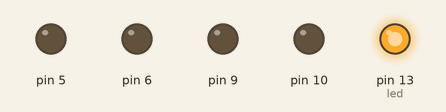
The sketch below on a simulated Arduino Leonardo, built for the host (arithmetic inside an expression is 32-bit, double 64-bit). On the bench: output pins drawn as LEDs (lit = HIGH).

Above: at 0.1 s.
At 31.75 s:
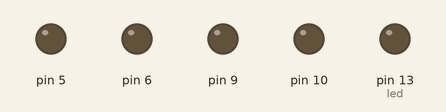
Timing chart, 0 to 34.3 s (numbered marks = the images above):
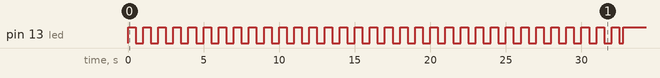

Measured:
- by itself, pin 13 (led): goes 32 × (HIGH 0.50 s, LOW 0.50 s), HIGH 0.50 s, LOW 0.27 s, then HIGH
- by itself, everything shown: repeats every 6.0 s, in 12 steps

The sketch:

practice3.ino
```cpp
///////////////////////////// 선언 및초기화
#define PI 3.141592

int led = 13;
double t_prev;
double t_now;
double dt;
int CNT = 0;

int inputDeg = 0;

int inputDeg2 = 0;

double th_init = 0;
double final = 0;
double th_ref = 0;
double t = 0;


///////////////////////// 타이머 사용을 위한 레지스터 선언 및 기타

void setup() {
  pinMode(led, OUTPUT);
  pinMode(5, OUTPUT);
  pinMode(6, OUTPUT);

  Serial.begin(9600);

  noInterrupts();
  TIME_INTERRUPT_REGISTER();
  interrupts();

  Timer3_init(); // setup timer 3
  Timer4_init(); // setup timer 4

  t_prev = micros();
}

void loop() {
  if(Serial.available() > 0) // 시리얼 모니터에서 new line 이면 문자열을 보내고 줄바꿈을 보낸다. no line ending으로
  {
    inputDeg = Serial.parseInt(); // 문자열을 정수로 변환
//    inputDeg2 = Serial.parseInt();
  t = 0;
  th_init = inputDeg;


  }

//    Serial.println(inputDeg);
//    Serial.println(inputDeg2);
}

/////////////////// 레지스터에서 설정한 주기마다(1ms) 타이머 인터럽트 실행
ISR(TIMER1_COMPA_vect){
  t_now = micros();
  dt = (t_now - t_prev);
  t_prev = t_now;

  if(CNT % 1000 < 500)
    digitalWrite(led, HIGH);
  else
    digitalWrite(led, LOW);

  CNT++;
  t+=0.001;


  if(t<10){ th_ref = func_1_cos(t, th_init, inputDeg, 10); servoOut1(th_ref); }

//  servoOut1(inputDeg);
//  servoOut2(inputDeg2);
}

///////////////////////////////// 레지스터 설정
void TIME_INTERRUPT_REGISTER(){
  TCCR1A = 0;
  TCCR1B = 0;
  TCCR1B |= (1<< WGM12);
  TCCR1B |= (0 << CS12) | (0 << CS11) | (1<< CS10);
  TCNT1 = 0;
  OCR1A = 16000-1;
  TIMSK1 |= (1 << OCIE1A);
}

void Timer3_init()
{
 DDRB |= 0b01100000;
 TCCR3A = 0b10100010;
 TCCR3B = 0b00011010;
 ICR3 = 39999;
 OCR3A = 999;// 999가 0도, 2999가 90도, 4999가 180도, 그 이상은 안돌아감.
}

void Timer4_init()
{
 DDRB |= 0b01100000;
 TCCR4A = 0b10100010;
 TCCR4B = 0b00011010;
 ICR4 = 39999;
 OCR4A = 999;// 999가 0도, 2999가 90도, 4999가 180도, 그 이상은 안돌아감.
}

void servoOut1(int deg) // 첫 번째 모터를 돌리는 함수.
{
  int duty;

  if(deg>180) deg=180;
  else if(deg<0) deg = 0;

  duty = (int)(999. + (4999.-999.)/180.*deg);
  OCR3A = duty;
}

void servoOut2(int deg) // 두 번째 모터를 돌리는 함수.
{
  int duty;

  if(deg>180) deg=180;
  else if(deg<0) deg = 0;

  duty = (int)(999. + (4999.-999.)/180.*deg);
  OCR4A = duty;
}

double func_1_cos(double t, double init, double final, double T)
{
  double ref, f;
  f = 1/(2*T);
  ref = (final - init) * 0.5 * (1-cos(2*PI*f*t) ) + init;
  return ref;
}
```
